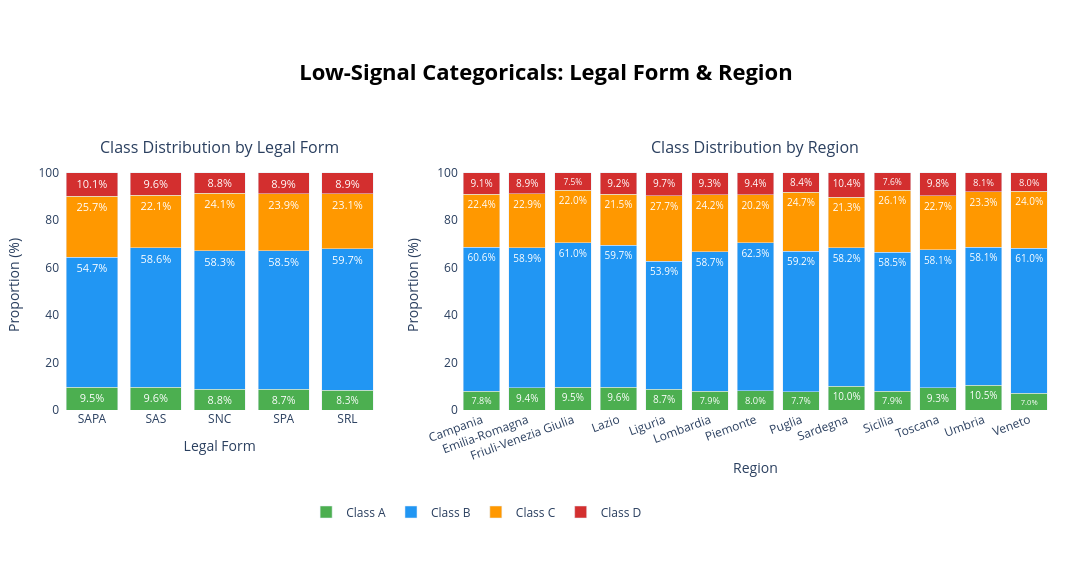

The cell this chart's notebook holds for it:
### Markdown cell above
### 4.2 Segment-Level Variation: Legal Form and Region
We inspect whether broad administrative descriptors produce meaningfully different class distributions across their categories. If the class mix is visually near-identical across groups, these variables are unlikely to provide strong standalone signal and can at most contribute through interaction effects with financial ratios

### Code cell
fig = make_subplots(
    rows=1, cols=2,
    subplot_titles=["Class Distribution by Legal Form", "Class Distribution by Region"],
    horizontal_spacing=0.08,
    column_widths=[0.35, 0.65]
)

# Legal Form
legal = pd.crosstab(train_df["legal_form"], train_df[TARGET], normalize="index")[CLASSES]

for cls in CLASSES:
    fig.add_trace(go.Bar(
        name=f"Class {cls}",
        x=legal.index.tolist(),
        y=(legal[cls] * 100).tolist(),
        marker_color=colors[cls],
        text=[f"{v*100:.1f}%" for v in legal[cls]],
        textposition="inside",
        textfont=dict(color="white", size=11),
        showlegend=True,
        legendgroup=cls,
    ), row=1, col=1)

# Region
region = pd.crosstab(train_df["region"], train_df[TARGET], normalize="index")[CLASSES]

for cls in CLASSES:
    fig.add_trace(go.Bar(
        name=f"Class {cls}",
        x=region.index.tolist(),
        y=(region[cls] * 100).tolist(),
        marker_color=colors[cls],
        text=[f"{v*100:.1f}%" for v in region[cls]],
        textposition="inside",
        textfont=dict(color="white", size=10),
        showlegend=False,
        legendgroup=cls,
    ), row=1, col=2)

fig.update_layout(
    barmode="stack",
    title={
        "text": "<b>Low-Signal Categoricals: Legal Form & Region</b>",
        "x": 0.5,
        "xanchor": "center",
        "font": dict(size=22, color="#000000")
    },
    legend=dict(
    orientation="h",
    yanchor="top",
    y=-0.35,
    xanchor="center",
    x=0.42,  
    ),
    plot_bgcolor="white",
    paper_bgcolor="white",
    width=1700,
    height=580,
    margin=dict(t=160, b=170, l=60, r=40),
)

fig.update_xaxes(title_text="Legal Form", row=1, col=1)
fig.update_xaxes(title_text="Region", tickangle=-20,title_standoff=0, row=1, col=2)
fig.update_yaxes(title_text="Proportion (%)", row=1, col=1)
fig.update_yaxes(title_text="Proportion (%)", row=1, col=2)

fig.write_image(str(OUTPUT_PATH / "low_signal_categoricals.png"), scale=2)
fig.show()

### Figure 1 — Plotly figure (JSON) as saved in the notebook; plotly's stock layout.template omitted (floating-point values rounded to 4 significant figures)
{"data": [{"legendgroup": "A", "marker": {"color": "#4caf50"}, "name": "Class A", "showlegend": true, "text": ["9.5%", "9.6%", "8.8%", "8.7%", "8.3%"], "textfont": {"color": "white", "size": 11}, "textposition": "inside", "type": "bar", "x": ["SAPA", "SAS", "SNC", "SPA", "SRL"], "xaxis": "x", "y": [9.497, 9.645, 8.795, 8.662, 8.28], "yaxis": "y"}, {"legendgroup": "B", "marker": {"color": "#2196f3"}, "name": "Class B", "showlegend": true, "text": ["54.7%", "58.6%", "58.3%", "58.5%", "59.7%"], "textfont": {"color": "white", "size": 11}, "textposition": "inside", "type": "bar", "x": ["SAPA", "SAS", "SNC", "SPA", "SRL"], "xaxis": "x", "y": [54.75, 58.65, 58.31, 58.47, 59.72], "yaxis": "y"}, {"legendgroup": "C", "marker": {"color": "#ff9800"}, "name": "Class C", "showlegend": true, "text": ["25.7%", "22.1%", "24.1%", "23.9%", "23.1%"], "textfont": {"color": "white", "size": 11}, "textposition": "inside", "type": "bar", "x": ["SAPA", "SAS", "SNC", "SPA", "SRL"], "xaxis": "x", "y": [25.7, 22.06, 24.1, 23.95, 23.13], "yaxis": "y"}, {"legendgroup": "D", "marker": {"color": "#d32f2f"}, "name": "Class D", "showlegend": true, "text": ["10.1%", "9.6%", "8.8%", "8.9%", "8.9%"], "textfont": {"color": "white", "size": 11}, "textposition": "inside", "type": "bar", "x": ["SAPA", "SAS", "SNC", "SPA", "SRL"], "xaxis": "x", "y": [10.06, 9.645, 8.795, 8.917, 8.864], "yaxis": "y"}, {"legendgroup": "A", "marker": {"color": "#4caf50"}, "name": "Class A", "showlegend": false, "text": ["7.8%", "9.4%", "9.5%", "9.6%", "8.7%", "7.9%", "8.0%", "7.7%", "10.0%", "7.9%", "9.3%", "10.5%", "7.0%"], "textfont": {"color": "white", "size": 10}, "textposition": "inside", "type": "bar", "x": ["Campania", "Emilia-Romagna", "Friuli-Venezia Giulia", "Lazio", "Liguria", "Lombardia", "Piemonte", "Puglia", "Sardegna", "Sicilia", "Toscana", "Umbria", "Veneto"], "xaxis": "x2", "y": [7.835, 9.359, 9.5, 9.612, 8.728, 7.87, 8.04, 7.741, 10.04, 7.906, 9.293, 10.48, 7.021], "yaxis": "y2"}, {"legendgroup": "B", "marker": {"color": "#2196f3"}, "name": "Class B", "showlegend": false, "text": ["60.6%", "58.9%", "61.0%", "59.7%", "53.9%", "58.7%", "62.3%", "59.2%", "58.2%", "58.5%", "58.1%", "58.1%", "61.0%"], "textfont": {"color": "white", "size": 10}, "textposition": "inside", "type": "bar", "x": ["Campania", "Emilia-Romagna", "Friuli-Venezia Giulia", "Lazio", "Liguria", "Lombardia", "Piemonte", "Puglia", "Sardegna", "Sicilia", "Toscana", "Umbria", "Veneto"], "xaxis": "x2", "y": [60.61, 58.89, 61, 59.75, 53.87, 58.66, 62.31, 59.21, 58.23, 58.46, 58.11, 58.1, 61.04], "yaxis": "y2"}, {"legendgroup": "C", "marker": {"color": "#ff9800"}, "name": "Class C", "showlegend": false, "text": ["22.4%", "22.9%", "22.0%", "21.5%", "27.7%", "24.2%", "20.2%", "24.7%", "21.3%", "26.1%", "22.7%", "23.3%", "24.0%"], "textfont": {"color": "white", "size": 10}, "textposition": "inside", "type": "bar", "x": ["Campania", "Emilia-Romagna", "Friuli-Venezia Giulia", "Lazio", "Liguria", "Lombardia", "Piemonte", "Puglia", "Sardegna", "Sicilia", "Toscana", "Umbria", "Veneto"], "xaxis": "x2", "y": [22.42, 22.89, 22, 21.46, 27.68, 24.17, 20.23, 24.69, 21.29, 26.06, 22.75, 23.33, 23.97], "yaxis": "y2"}, {"legendgroup": "D", "marker": {"color": "#d32f2f"}, "name": "Class D", "showlegend": false, "text": ["9.1%", "8.9%", "7.5%", "9.2%", "9.7%", "9.3%", "9.4%", "8.4%", "10.4%", "7.6%", "9.8%", "8.1%", "8.0%"], "textfont": {"color": "white", "size": 10}, "textposition": "inside", "type": "bar", "x": ["Campania", "Emilia-Romagna", "Friuli-Venezia Giulia", "Lazio", "Liguria", "Lombardia", "Piemonte", "Puglia", "Sardegna", "Sicilia", "Toscana", "Umbria", "Veneto"], "xaxis": "x2", "y": [9.14, 8.855, 7.5, 9.187, 9.726, 9.3, 9.422, 8.368, 10.44, 7.572, 9.847, 8.095, 7.962], "yaxis": "y2"}], "layout": {"annotations": [{"font": {"size": 16}, "showarrow": false, "text": "Class Distribution by Legal Form", "x": 0.161, "xanchor": "center", "xref": "paper", "y": 1, "yanchor": "bottom", "yref": "paper"}, {"font": {"size": 16}, "showarrow": false, "text": "Class Distribution by Region", "x": 0.701, "xanchor": "center", "xref": "paper", "y": 1, "yanchor": "bottom", "yref": "paper"}], "barmode": "stack", "height": 580, "legend": {"orientation": "h", "x": 0.42, "xanchor": "center", "y": -0.35, "yanchor": "top"}, "margin": {"b": 170, "l": 60, "r": 40, "t": 160}, "paper_bgcolor": "white", "plot_bgcolor": "white", "title": {"font": {"color": "#000000", "size": 22}, "text": "<b>Low-Signal Categoricals: Legal Form & Region</b>", "x": 0.5, "xanchor": "center"}, "width": 1700, "xaxis": {"anchor": "y", "domain": [0, 0.322], "title": {"text": "Legal Form"}}, "xaxis2": {"anchor": "y2", "domain": [0.402, 1], "tickangle": -20, "title": {"standoff": 0, "text": "Region"}}, "yaxis": {"anchor": "x", "domain": [0, 1], "title": {"text": "Proportion (%)"}}, "yaxis2": {"anchor": "x2", "domain": [0, 1], "title": {"text": "Proportion (%)"}}}}
